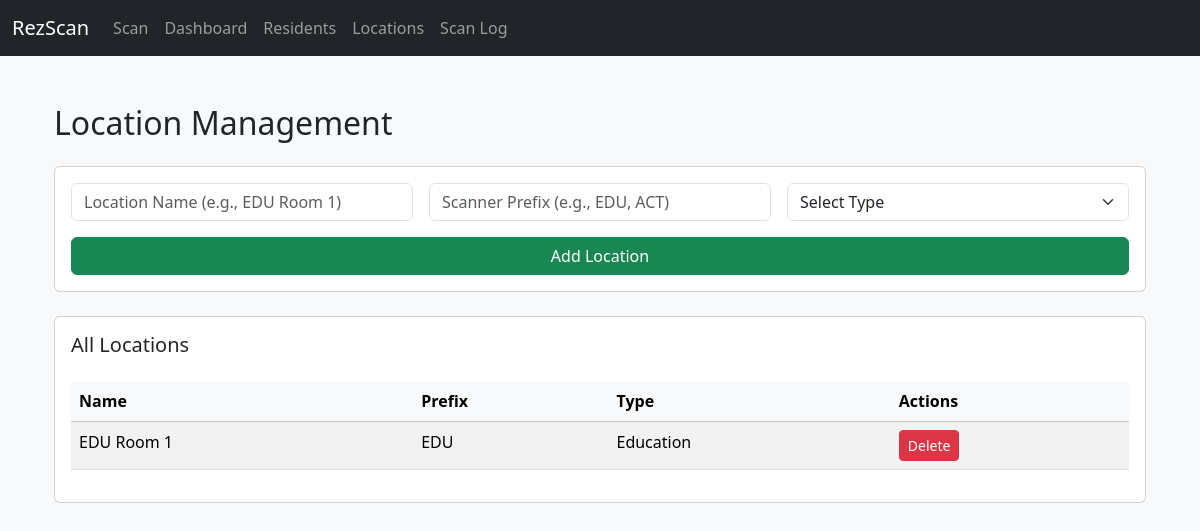
/admin/locations, run on an earlier commit of the app's database.
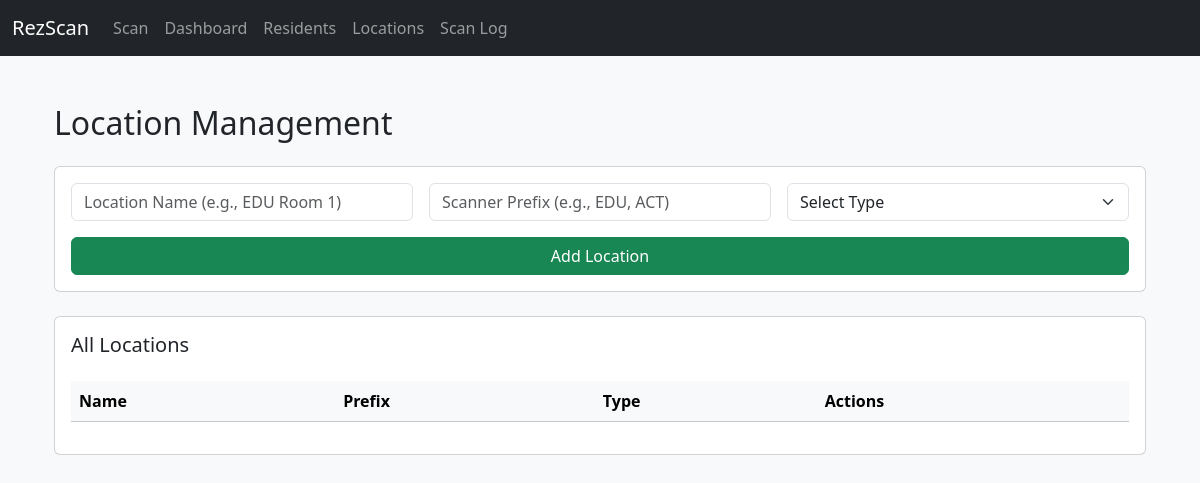
And on a later commit of the database.
### tables this page shows
CREATE TABLE locations (
                id INTEGER PRIMARY KEY AUTOINCREMENT,
                name TEXT NOT NULL UNIQUE,
                prefix TEXT UNIQUE,
                type TEXT 
            );

### RezScan Flask App.py (the view, shortened to what this page needs)
@app.route('/admin/locations', methods=['GET', 'POST'])
def manage_locations():
    message = None
    with sqlite3.connect(DB_PATH) as conn:
        c = conn.cursor()
        c.execute("SELECT id, name, prefix, type FROM locations ORDER BY name")
        locations = c.fetchall()
    return render_template('locations.html', locations=locations, message=message)

### Templates/locations.html (shortened to what this page needs)
{% extends 'layout.html' %}
{% block content %}
<div class="container">
    <h2 class="mb-4">Location Management</h2>
    <form method="POST" class="card card-body mb-4">
        <div class="row g-3">
            <div class="col-md-4">
                <input type="text" name="name" class="form-control" placeholder="Location Name (e.g., EDU Room 1)" required>
            </div>
            <div class="col-md-4">
                <input type="text" name="prefix" class="form-control" placeholder="Scanner Prefix (e.g., EDU, ACT)" required>
            </div>
            <div class="col-md-4">
                <select name="type" class="form-select" required>
                    <option value="" disabled selected>Select Type</option>
                </select>
            </div>
            <div class="col-12 d-grid">
                <button type="submit" class="btn btn-success">Add Location</button>
            </div>
        </div>
    </form>
    <div class="card p-3">
        <h5 class="card-title">All Locations</h5>
        <div class="table-responsive">
            <table class="table table-striped mt-3">
                <thead class="table-light">
                    <tr>
                        <th>Name</th>
                        <th>Prefix</th>
                        <th>Type</th>
                        <th>Actions</th>
                    </tr>
                </thead>
                <tbody>
                    {% for loc in locations %}
                    <tr>
                        <td>{{ loc[1] }}</td>
                        <td>{{ loc[2] if loc|length > 2 else '—' }}</td>
                        <td>{{ loc[3] if loc|length > 3 else '—' }}</td>
                        <td>
                            <form action="{{ url_for('delete_location', location_id=loc[0]) }}" method="POST" class="d-inline" onsubmit="return confirm('Are you sure you want to delete this location?');">
                                <button type="submit" class="btn btn-sm btn-danger">Delete</button>
                            </form>
                        </td>
                    </tr>
                    {% endfor %}
                </tbody>
            </table>
        </div>
    </div>
</div>
{% endblock %}

What changed in the data, as far as the page shows it:
removed locations: name "EDU Room 1", prefix "EDU", type "Education"
